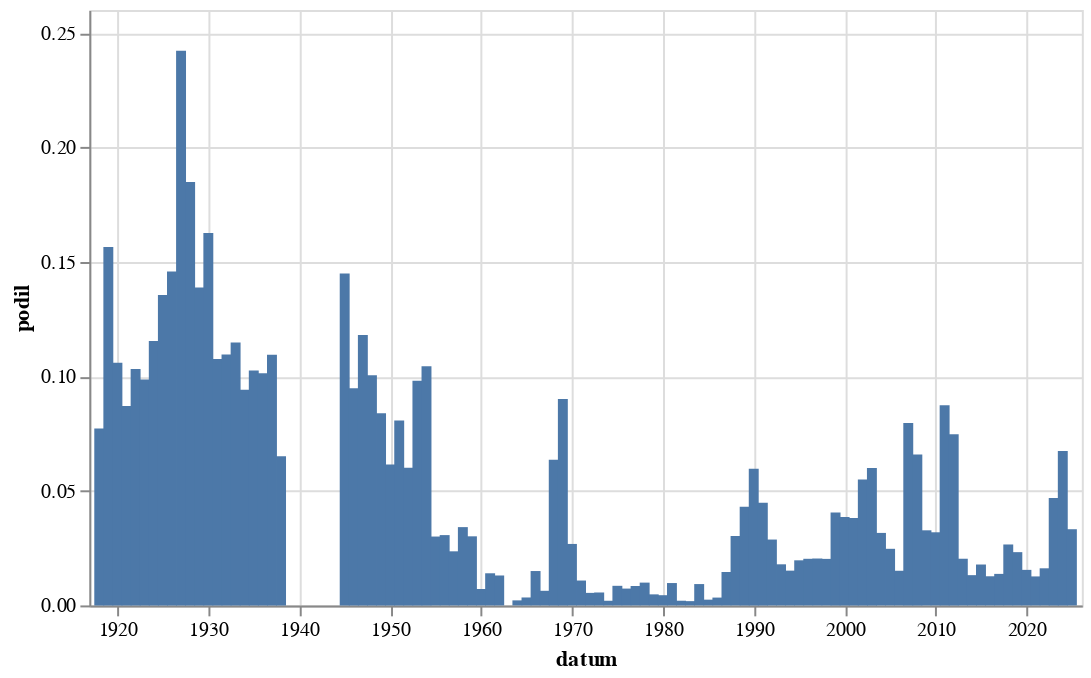

Source (notebook cell):
### Code cell
graf(vyvoj(r'[Rr]eform'))

### Figure 1 — Vega-Lite specification as saved in the notebook (floating-point values rounded to 4 significant figures)
{"config": {"view": {"continuousWidth": 300, "continuousHeight": 300}}, "data": {"name": "data-5d6d307dcb0e6e178b47f344a956b628"}, "mark": {"type": "bar"}, "encoding": {"x": {"field": "datum", "type": "temporal"}, "y": {"field": "podil", "type": "quantitative"}}, "height": 300, "width": 500, "$schema": "https://vega.github.io/schema/vega-lite/v5.8.0.json", "datasets": {"data-5d6d307dcb0e6e178b47f344a956b628": [{"datum": "1918-01-01T00:00:00", "text": 20, "text_right": 259, "podil": 0.07722}, {"datum": "1919-01-01T00:00:00", "text": 359, "text_right": 2294, "podil": 0.1565}, {"datum": "1920-01-01T00:00:00", "text": 322, "text_right": 3038, "podil": 0.106}, {"datum": "1921-01-01T00:00:00", "text": 357, "text_right": 4098, "podil": 0.08712}, {"datum": "1922-01-01T00:00:00", "text": 401, "text_right": 3886, "podil": 0.1032}, {"datum": "1923-01-01T00:00:00", "text": 249, "text_right": 2523, "podil": 0.09869}, {"datum": "1924-01-01T00:00:00", "text": 341, "text_right": 2955, "podil": 0.1154}, {"datum": "1925-01-01T00:00:00", "text": 316, "text_right": 2332, "podil": 0.1355}, {"datum": "1926-01-01T00:00:00", "text": 500, "text_right": 3430, "podil": 0.1458}, {"datum": "1927-01-01T00:00:00", "text": 720, "text_right": 2973, "podil": 0.2422}, {"datum": "1928-01-01T00:00:00", "text": 564, "text_right": 3050, "podil": 0.1849}, {"datum": "1929-01-01T00:00:00", "text": 238, "text_right": 1715, "podil": 0.1388}, {"datum": "1930-01-01T00:00:00", "text": 561, "text_right": 3451, "podil": 0.1626}, {"datum": "1931-01-01T00:00:00", "text": 325, "text_right": 3022, "podil": 0.1075}, {"datum": "1932-01-01T00:00:00", "text": 225, "text_right": 2054, "podil": 0.1095}, {"datum": "1933-01-01T00:00:00", "text": 247, "text_right": 2152, "podil": 0.1148}, {"datum": "1934-01-01T00:00:00", "text": 171, "text_right": 1816, "podil": 0.09416}, {"datum": "1935-01-01T00:00:00", "text": 145, "text_right": 1414, "podil": 0.1025}, {"datum": "1936-01-01T00:00:00", "text": 210, "text_right": 2072, "podil": 0.1014}, {"datum": "1937-01-01T00:00:00", "text": 204, "text_right": 1864, "podil": 0.1094}, {"datum": "1938-01-01T00:00:00", "text": 64, "text_right": 983, "podil": 0.06511}, {"datum": "1945-01-01T00:00:00", "text": 30, "text_right": 207, "podil": 0.1449}, {"datum": "1946-01-01T00:00:00", "text": 158, "text_right": 1666, "podil": 0.09484}, {"datum": "1947-01-01T00:00:00", "text": 195, "text_right": 1651, "podil": 0.1181}, {"datum": "1948-01-01T00:00:00", "text": 136, "text_right": 1353, "podil": 0.1005}, {"datum": "1949-01-01T00:00:00", "text": 47, "text_right": 560, "podil": 0.08393}, {"datum": "1950-01-01T00:00:00", "text": 20, "text_right": 325, "podil": 0.06154}, {"datum": "1951-01-01T00:00:00", "text": 21, "text_right": 260, "podil": 0.08077}, {"datum": "1952-01-01T00:00:00", "text": 16, "text_right": 266, "podil": 0.06015}, {"datum": "1953-01-01T00:00:00", "text": 21, "text_right": 214, "podil": 0.09813}, {"datum": "1954-01-01T00:00:00", "text": 21, "text_right": 201, "podil": 0.1045}, {"datum": "1955-01-01T00:00:00", "text": 4, "text_right": 133, "podil": 0.03008}, {"datum": "1956-01-01T00:00:00", "text": 7, "text_right": 228, "podil": 0.0307}, {"datum": "1957-01-01T00:00:00", "text": 6, "text_right": 254, "podil": 0.02362}, {"datum": "1958-01-01T00:00:00", "text": 8, "text_right": 234, "podil": 0.03419}, {"datum": "1959-01-01T00:00:00", "text": 7, "text_right": 232, "podil": 0.03017}, {"datum": "1960-01-01T00:00:00", "text": 2, "text_right": 279, "podil": 0.007168}, {"datum": "1961-01-01T00:00:00", "text": 4, "text_right": 285, "podil": 0.01404}, {"datum": "1962-01-01T00:00:00", "text": 2, "text_right": 153, "podil": 0.01307}, {"datum": "1964-01-01T00:00:00", "text": 1, "text_right": 453, "podil": 0.002208}, {"datum": "1965-01-01T00:00:00", "text": 1, "text_right": 288, "podil": 0.003472}, {"datum": "1966-01-01T00:00:00", "text": 5, "text_right": 333, "podil": 0.01502}, {"datum": "1967-01-01T00:00:00", "text": 2, "text_right": 313, "podil": 0.00639}, {"datum": "1968-01-01T00:00:00", "text": 69, "text_right": 1084, "podil": 0.06365}, {"datum": "1969-01-01T00:00:00", "text": 75, "text_right": 832, "podil": 0.09014}, {"datum": "1970-01-01T00:00:00", "text": 16, "text_right": 596, "podil": 0.02685}, {"datum": "1971-01-01T00:00:00", "text": 6, "text_right": 552, "podil": 0.01087}, {"datum": "1972-01-01T00:00:00", "text": 2, "text_right": 365, "podil": 0.005479}, {"datum": "1973-01-01T00:00:00", "text": 3, "text_right": 531, "podil": 0.00565}, {"datum": "1974-01-01T00:00:00", "text": 1, "text_right": 491, "podil": 0.002037}, {"datum": "1975-01-01T00:00:00", "text": 5, "text_right": 584, "podil": 0.008562}, {"datum": "1976-01-01T00:00:00", "text": 3, "text_right": 408, "podil": 0.007353}, {"datum": "1977-01-01T00:00:00", "text": 4, "text_right": 471, "podil": 0.008493}, {"datum": "1978-01-01T00:00:00", "text": 5, "text_right": 502, "podil": 0.00996}, {"datum": "1979-01-01T00:00:00", "text": 2, "text_right": 414, "podil": 0.004831}, {"datum": "1980-01-01T00:00:00", "text": 2, "text_right": 448, "podil": 0.004464}, {"datum": "1981-01-01T00:00:00", "text": 3, "text_right": 307, "podil": 0.009772}, {"datum": "1982-01-01T00:00:00", "text": 1, "text_right": 487, "podil": 0.002053}, {"datum": "1983-01-01T00:00:00", "text": 1, "text_right": 534, "podil": 0.001873}, {"datum": "1984-01-01T00:00:00", "text": 4, "text_right": 429, "podil": 0.009324}, {"datum": "1985-01-01T00:00:00", "text": 1, "text_right": 397, "podil": 0.002519}, {"datum": "1986-01-01T00:00:00", "text": 1, "text_right": 292, "podil": 0.003425}, {"datum": "1987-01-01T00:00:00", "text": 6, "text_right": 411, "podil": 0.0146}, {"datum": "1988-01-01T00:00:00", "text": 17, "text_right": 561, "podil": 0.0303}, {"datum": "1989-01-01T00:00:00", "text": 44, "text_right": 1022, "podil": 0.04305}, {"datum": "1990-01-01T00:00:00", "text": 393, "text_right": 6587, "podil": 0.05966}, {"datum": "1991-01-01T00:00:00", "text": 516, "text_right": 11502, "podil": 0.04486}, {"datum": "1992-01-01T00:00:00", "text": 257, "text_right": 8935, "podil": 0.02876}, {"datum": "1993-01-01T00:00:00", "text": 61, "text_right": 3398, "podil": 0.01795}, {"datum": "1994-01-01T00:00:00", "text": 44, "text_right": 2897, "podil": 0.01519}, {"datum": "1995-01-01T00:00:00", "text": 67, "text_right": 3402, "podil": 0.01969}, {"datum": "1996-01-01T00:00:00", "text": 78, "text_right": 3831, "podil": 0.02036}, {"datum": "1997-01-01T00:00:00", "text": 120, "text_right": 5859, "podil": 0.02048}, {"datum": "1998-01-01T00:00:00", "text": 98, "text_right": 4823, "podil": 0.02032}, {"datum": "1999-01-01T00:00:00", "text": 329, "text_right": 8114, "podil": 0.04055}, {"datum": "2000-01-01T00:00:00", "text": 317, "text_right": 8219, "podil": 0.03857}, {"datum": "2001-01-01T00:00:00", "text": 296, "text_right": 7756, "podil": 0.03816}, {"datum": "2002-01-01T00:00:00", "text": 348, "text_right": 6334, "podil": 0.05494}, {"datum": "2003-01-01T00:00:00", "text": 515, "text_right": 8590, "podil": 0.05995}, {"datum": "2004-01-01T00:00:00", "text": 249, "text_right": 7865, "podil": 0.03166}, {"datum": "2005-01-01T00:00:00", "text": 270, "text_right": 10922, "podil": 0.02472}, {"datum": "2006-01-01T00:00:00", "text": 116, "text_right": 7664, "podil": 0.01514}, {"datum": "2007-01-01T00:00:00", "text": 593, "text_right": 7448, "podil": 0.07962}, {"datum": "2008-01-01T00:00:00", "text": 525, "text_right": 7968, "podil": 0.06589}, {"datum": "2009-01-01T00:00:00", "text": 290, "text_right": 8843, "podil": 0.03279}, {"datum": "2010-01-01T00:00:00", "text": 179, "text_right": 5605, "podil": 0.03194}, {"datum": "2011-01-01T00:00:00", "text": 686, "text_right": 7852, "podil": 0.08737}, {"datum": "2012-01-01T00:00:00", "text": 498, "text_right": 6659, "podil": 0.07479}, {"datum": "2013-01-01T00:00:00", "text": 87, "text_right": 4268, "podil": 0.02038}, {"datum": "2014-01-01T00:00:00", "text": 126, "text_right": 9532, "podil": 0.01322}, {"datum": "2015-01-01T00:00:00", "text": 176, "text_right": 9853, "podil": 0.01786}, {"datum": "2016-01-01T00:00:00", "text": 129, "text_right": 10133, "podil": 0.01273}, {"datum": "2017-01-01T00:00:00", "text": 114, "text_right": 8277, "podil": 0.01377}, {"datum": "2018-01-01T00:00:00", "text": 262, "text_right": 9846, "podil": 0.02661}, {"datum": "2019-01-01T00:00:00", "text": 253, "text_right": 10877, "podil": 0.02326}, {"datum": "2020-01-01T00:00:00", "text": 167, "text_right": 10757, "podil": 0.01552}, {"datum": "2021-01-01T00:00:00", "text": 114, "text_right": 9003, "podil": 0.01266}, {"datum": "2022-01-01T00:00:00", "text": 171, "text_right": 10550, "podil": 0.01621}, {"datum": "2023-01-01T00:00:00", "text": 544, "text_right": 11599, "podil": 0.0469}, {"datum": "2024-01-01T00:00:00", "text": 790, "text_right": 11725, "podil": 0.06738}, {"datum": "2025-01-01T00:00:00", "text": 155, "text_right": 4659, "podil": 0.03327}]}}
